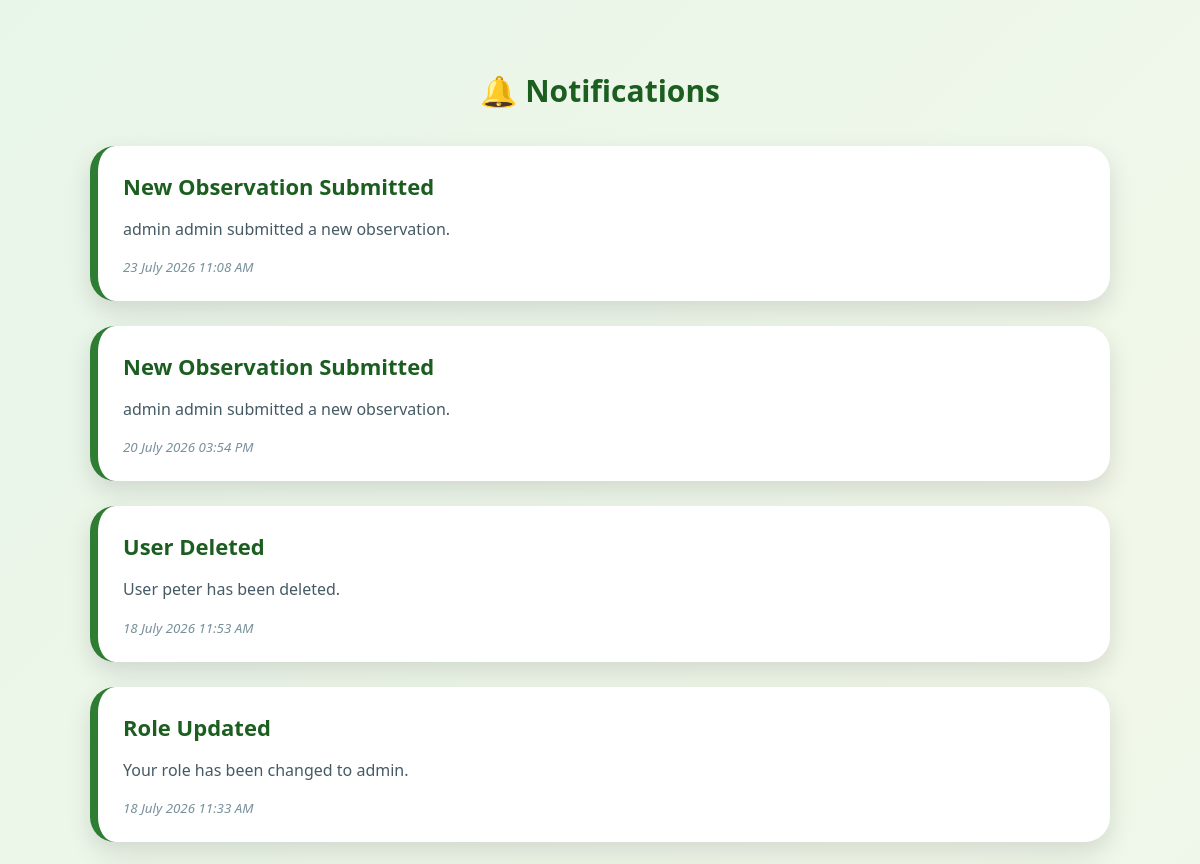
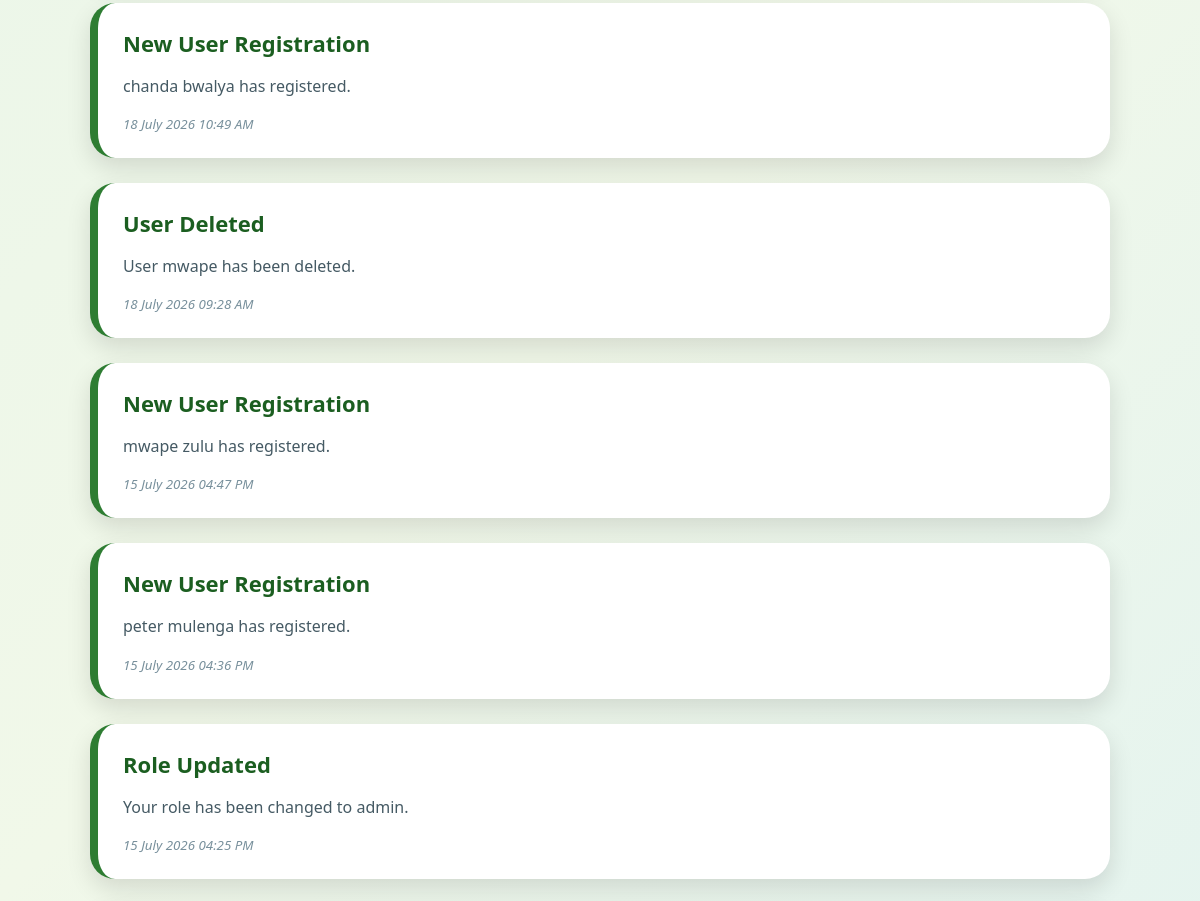
Before: /notifications (signed in, upper part) with the older database file (2 pictures, top to bottom).
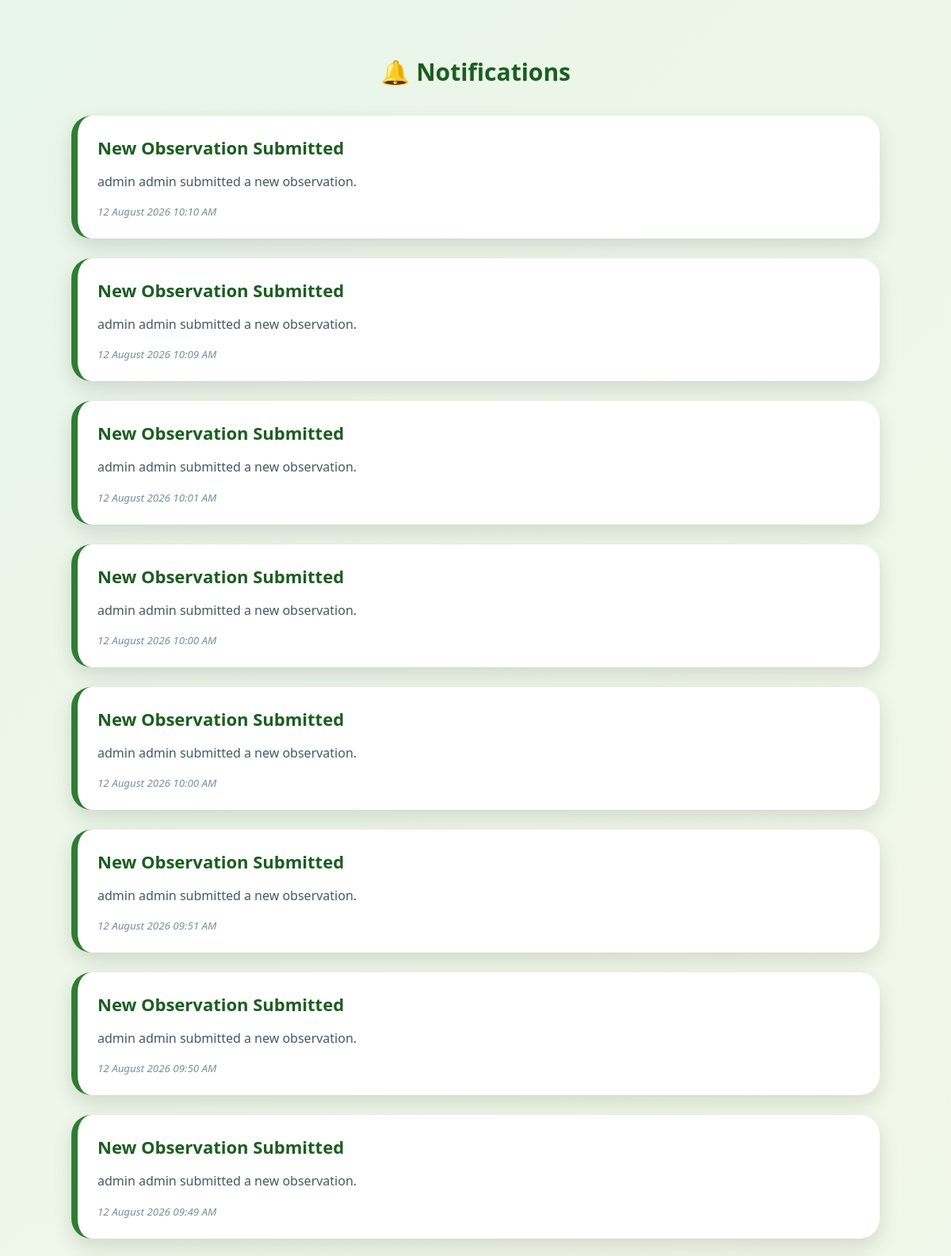
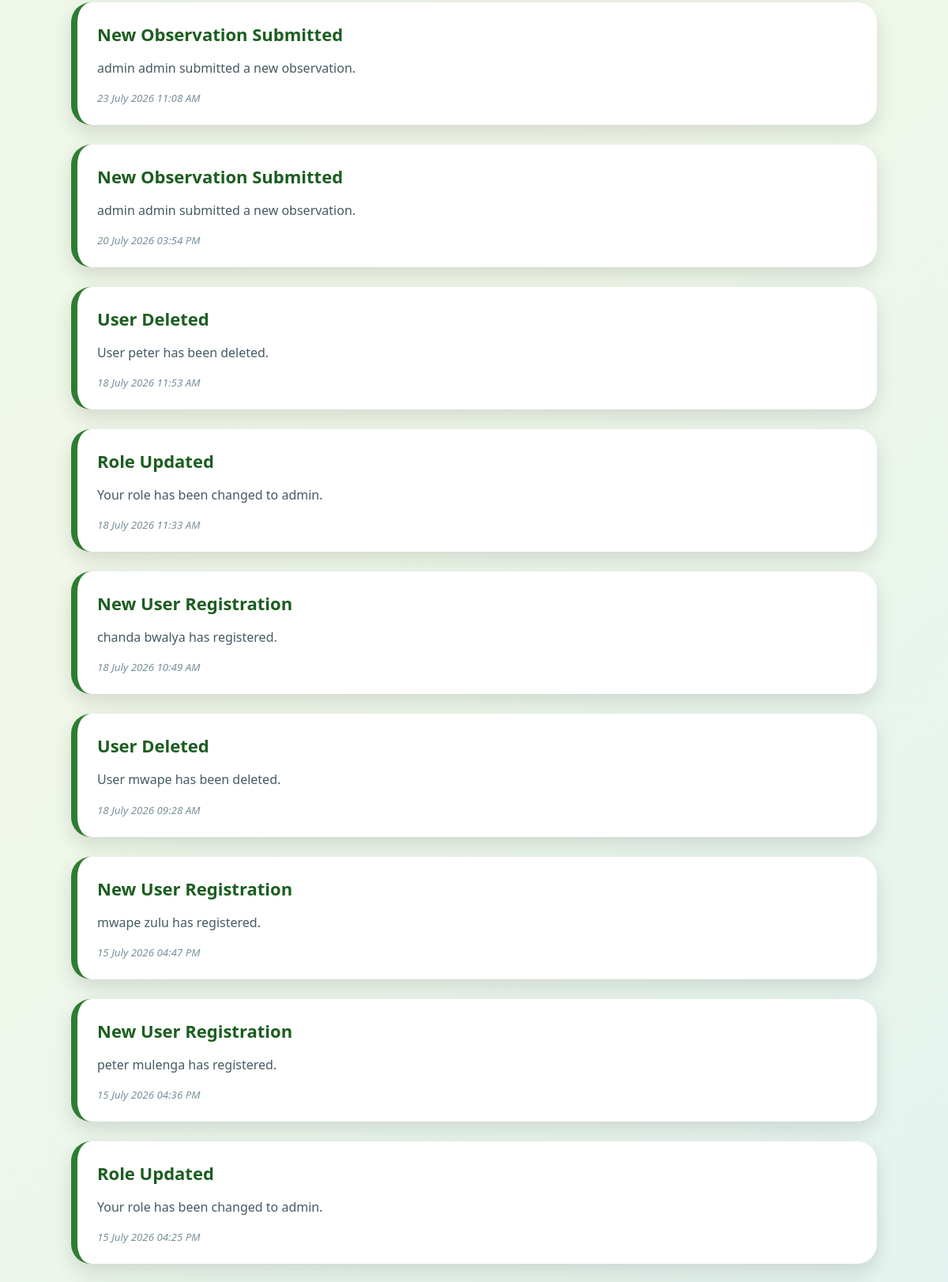
After: the same page with the newer database file (2 pictures, top to bottom).
### models.py (models this page shows)
class Notification(db.Model):
    __tablename__ = "notification"
    id = db.Column(db.Integer, primary_key=True)
    user_id = db.Column(db.Integer, db.ForeignKey("details.id"), nullable=True)
    role = db.Column(db.String(30), nullable=False)
    title = db.Column(db.String(150), nullable=False)
    message = db.Column(db.Text, nullable=False)
    notification_type = db.Column( db.String(20), default="Info")
    is_read = db.Column(db.Boolean, default=False)
    created_at = db.Column( db.DateTime, default=lambda: datetime.now(timezone.utc))

### app.py (the view)
@app.route("/notifications")
@login_required
def notifications():
    notifications = Notification.query.filter((Notification.role == session["role"]) |(Notification.user_id == session["user_id"]) ).order_by(Notification.created_at.desc()).all()
    return render_template("notifications.html", notifications=notifications)

### app.py (called while the page is built)
def login_required(f):
    @wraps(f)
    def decorated_function(*args, **kwargs):
        if 'user_id' not in session:
            return redirect(url_for('login'))
        return f(*args, **kwargs)
    return decorated_function

### templates/notifications.html (shortened to what this page needs)
{% extends "base.html" %}
{% block css %}
<link rel="stylesheet" href="{{ url_for('static', filename='adminstyle.css') }}">
{% endblock %}
{% block content %}
<div class="notification-container">
<h2>🔔 Notifications</h2>
{% if notifications %}
{% for n in notifications %}
<div class="notification-card">
<h5>{{ n.title }}</h5>
<p>
{{ n.message }}
</p>
<small>
{{ n.created_at.strftime('%d %B %Y %I:%M %p') }}
</small>
</div>
{% endfor %}
{% else %}
<div class="alert">
No notifications available.
</div>
{% endif %}
</div>
{% endblock %}

Changed rows visible on the page:
added Notification: title "New Observation Submitted", message "admin admin submitted a new observation.", created_at "12 August 2026 10:10 AM"
added Notification: title "New Observation Submitted", message "admin admin submitted a new observation.", created_at "12 August 2026 10:09 AM"
added Notification: title "New Observation Submitted", message "admin admin submitted a new observation.", created_at "12 August 2026 10:01 AM"
added Notification: title "New Observation Submitted", message "admin admin submitted a new observation.", created_at "12 August 2026 10:00 AM"
added Notification: title "New Observation Submitted", message "admin admin submitted a new observation.", created_at "12 August 2026 10:00 AM"
added Notification: title "New Observation Submitted", message "admin admin submitted a new observation.", created_at "12 August 2026 09:51 AM"
added Notification: title "New Observation Submitted", message "admin admin submitted a new observation.", created_at "12 August 2026 09:50 AM"
added Notification: title "New Observation Submitted", message "admin admin submitted a new observation.", created_at "12 August 2026 09:49 AM"
